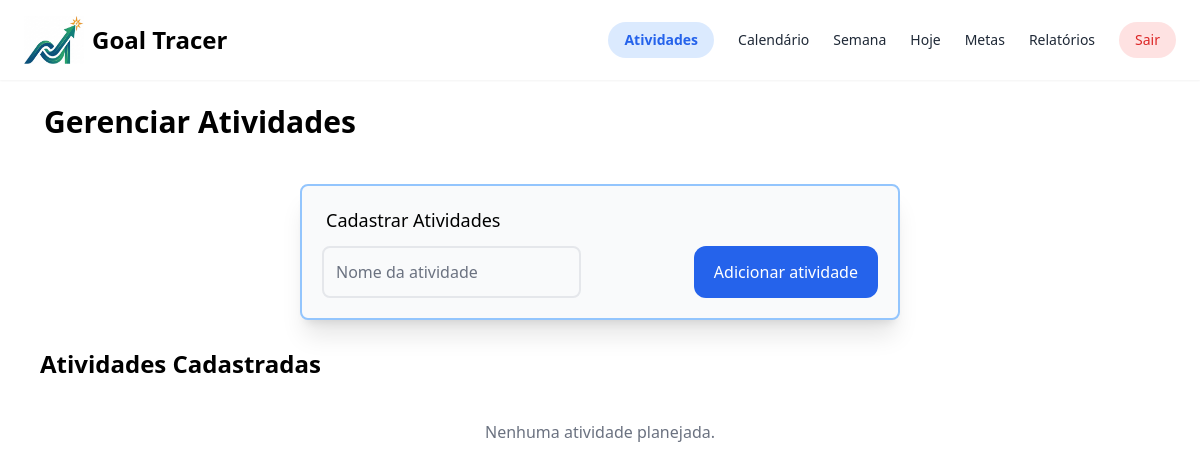
Before: /atividades/ (signed in) with the older database file.
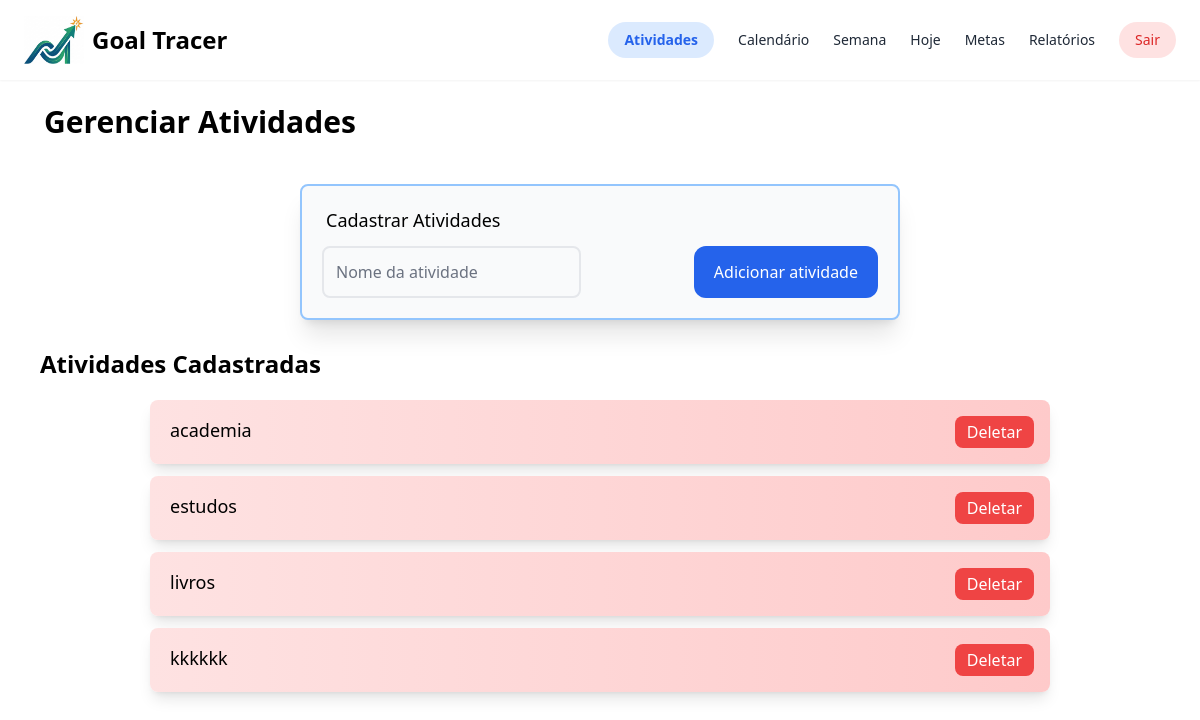
After: the same page with the newer database file.
### home/models.py (models this page shows, shortened)
class Atividade(models.Model):
    nome = models.CharField(max_length=200) # unique=True evita nomes duplicados
    usuario = models.ForeignKey(User, on_delete=models.CASCADE, related_name="atividades")
    class Meta:
        unique_together = ('nome', 'usuario')  # nome pode repetir ENTRE usuários, mas nao pro MESMO usuario

### home/views.py (the view)
# urls.py: path('atividades/', views.atividades, name='atividades'),
@login_required
def atividades(request):
    atividades = Atividade.objects.filter(usuario=request.user)
    return render(request, "home/atividades.html", {"atividades":atividades})

### templates/home/atividades.html (shortened to what this page needs)
<!DOCTYPE html>
<html lang="pt-BR">
    <head>
        {% load static %}
        <script src="https://cdn.tailwindcss.com"></script>
    </head>
    <body>
        <div>
            <nav class="bg-white-600 flex shadow-sm px-6 py-4 justify-between">
                <div class="flex">
                    {% load static %}
                    <img src="{% static 'img/small-logo.png' %}" alt="Logo" class="w-[60px] h-auto">
                    <h1 class="text-2xl font-bold p-2">Goal Tracer</h1>
                </div>
            <div class="flex items-center gap-6 text-gray-500 text-sm">
                <a href="{% url 'atividades' %}" class="bg-blue-100 text-blue-600 px-4 py-2 rounded-full font-bold">Atividades</a>
                <a href="{% url 'calendario' %}" class="text-gray-800">Calendário</a>
                <a href="{% url 'index' %}" class="text-gray-800">Semana</a>
                <a href="{% url 'hoje' %}" class="text-gray-800">Hoje</a>
                <a href="{% url 'metas' %}" class="text-gray-800">Metas</a>
                <a href="{% url 'relatorios' %}" class="text-gray-800">Relatórios</a>
                <form method="post" action="{% url 'logout' %}" onsubmit="return confirm('Tem certeza que deseja sair?');">
                    <button type="submit" class="bg-red-100 text-red-600 px-4 py-2 rounded-full text-gray-800">Sair</button>
                </form>
            </div>
            </nav>
            <div class="grid grid-cols-2 gap-4 m-6">
                <div class="pl-5">
                    <h2 class="text-3xl font-bold">Gerenciar Atividades</h2>
                </div>
            </div>
            <div class="p-5 pl-32 pr-32 flex justify-center" id="caixa_nova_atividade">
                <div class="bg-gray-50 border-blue-300 border-2 rounded-lg p-5 mb-2 shadow-xl w-[50vw]">
                    <p class="text-lg mb-3 pl-1">Cadastrar Atividades</p>
                    <div class="flex gap-5 w-full">
                        <div class="flex gap-6">
                            <input type="text" id="caixa_nome" name="nome" placeholder="Nome da atividade" class="border-2 rounded-lg bg-gray-50 p-3 placeholder:text-gray-500">
                        </div>
                        <div class="flex ml-8 gap-3 ml-auto">
                            <button class="bg-blue-600 text-white rounded-xl px-5 py-3 hover:scale-110 duration-200 ease-in-out w-full" id="botao_adicionar">Adicionar atividade</button>
                        </div>
                    </div>
                </div>
            </div>
            <h5 class="text-2xl font-bold ml-10">Atividades Cadastradas</h5>
            <div id="div_atividades" class="p-5 flex flex-col items-center gap-3">
                {% for atividade in atividades %}
                <div id="atividade_{{ atividade.id }}" class="flex bg-gradient-to-r from-red-100 to-red-200 text-black rounded-lg pl-5 pr-4 py-4 w-[75vw] shadow-lg">
                    <p class="text-lg">{{ atividade.nome }}</p>
                    <div id="botao_deletar_{{ atividade.id }}" class="hover:scale-110 duration-200 ease-in-out bg-red-500 text-white rounded-lg px-3 py-1 ml-auto">
                        <button>Deletar</button>
                    </div>
                </div>
                {% empty %}
                <p class="text-gray-500 mt-5">Nenhuma atividade planejada.</p>
                {% endfor %}
            </div>
        </div>
    </body>
</html>

Changed rows visible on the page:
added Atividade: nome "academia"
added Atividade: nome "estudos"
added Atividade: nome "livros"
added Atividade: nome "kkkkkk"
Other visible differences:
text no longer shown: "Nenhuma atividade planejada."
